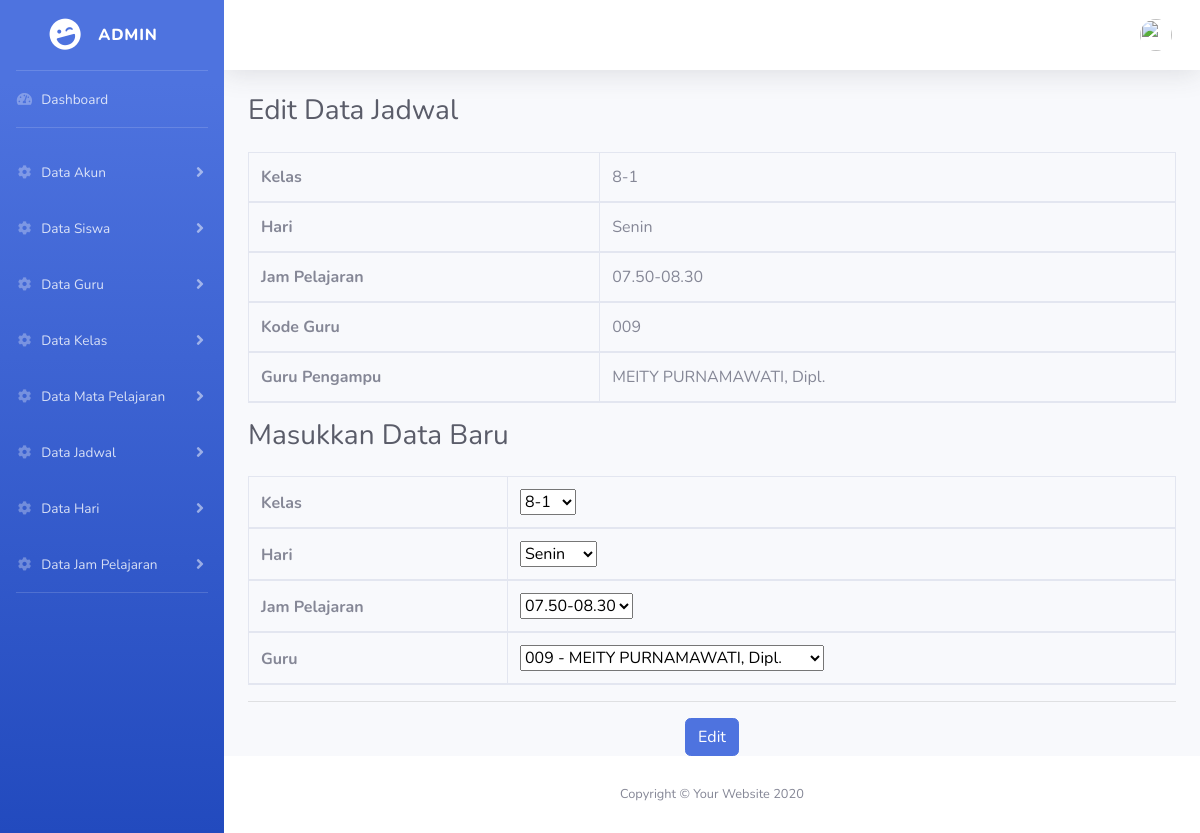
Page /admin/edit_jadwal.php?id=163 (signed in) on the committed database.
### tables this page shows
CREATE TABLE `jadwal` (
  `id_jadwal` int(11) NOT NULL,
  `id_kelas` int(11) NOT NULL,
  `id_hari` int(11) NOT NULL,
  `id_jampel` int(11) NOT NULL,
  `kd_guru` varchar(3) NOT NULL
);

CREATE TABLE `kelas` (
  `id_kelas` int(11) NOT NULL,
  `nama_kelas` varchar(4) NOT NULL
);

CREATE TABLE `hari` (
  `id_hari` int(11) NOT NULL,
  `hari` varchar(6) NOT NULL
);

CREATE TABLE `jam_pelajaran` (
  `id_jampel` int(11) NOT NULL,
  `jampel` varchar(11) NOT NULL
);

CREATE TABLE `guru` (
  `nuptk` varchar(16) NOT NULL,
  `nama` varchar(30) NOT NULL,
  `id_matpel` int(11) NOT NULL,
  `kd_guru` varchar(3) NOT NULL,
  `tgl_lahir` date NOT NULL
);

### admin/edit_jadwal.php (the view, shortened to what this page needs)
<?php include 'header.php'; ?>
<!DOCTYPE html>
<html lang="en">
<head>
  <link href="../vendor/fontawesome-free/css/all.min.css" rel="stylesheet" type="text/css">
  <link href="../css/sb-admin-2.min.css" rel="stylesheet">
</head>
<body id="page-top">
  <div id="wrapper">
    <div id="content-wrapper" class="d-flex flex-column">
      <div id="content">
        <div class="container-fluid">
            <h1 class="h3 mb-4 text-gray-800">Edit Data Jadwal</h1>
            <?php
                $id = $_GET['id'];
                $sql = "SELECT jadwal.id_jadwal,kelas.nama_kelas,hari.hari,jam_pelajaran.jampel,jadwal.kd_guru,guru.nama
                        FROM jadwal
                        INNER JOIN kelas
                            ON jadwal.id_kelas=kelas.id_kelas
                        INNER JOIN hari
                            ON jadwal.id_hari=hari.id_hari
                        INNER JOIN jam_pelajaran
                            ON jadwal.id_jampel=jam_pelajaran.id_jampel
                        INNER JOIN guru
                            ON jadwal.kd_guru=guru.kd_guru
                        WHERE id_jadwal='$id'";
                $res = mysqli_query($link,$sql);
                $ketemu = mysqli_num_rows($res);
                if($ketemu){
                    while($data=mysqli_fetch_array($res)){ ?>
                        <form method="POST" action="proses_edit_jadwal.php" name="fedit" onsubmit="return validasi()">
                            <div class="table-responsive">
                                <table class="table table-bordered" id="dataTable" width="50%" cellspacing="0">
                                    <thead>
                                        <tr><th>Kelas</th> <td><?php echo "$data[nama_kelas]"; ?></td></tr>
                                        <tr><th>Hari</th> <td><?php echo "$data[hari]"; ?></td></tr>
                                        <tr><th>Jam Pelajaran</th> <td><?php echo "$data[jampel]"; ?></td></tr>
                                        <tr><th>Kode Guru</th> <td><?php echo "$data[kd_guru]"; ?></td></tr>
                                        <tr><th>Guru Pengampu</th> <td><?php echo "$data[nama]"; ?></td></tr>
                                    </thead>
                                </table>
                                <?php
                                    $kelas = $data["nama_kelas"];
                                    $hari = $data["hari"];
                                    $jampel = $data["jampel"];
                                    $guru = $data["kd_guru"];
                                ?>
                                <h2 class="h3 mb-4 text-gray-800">Masukkan Data Baru</h2>
                                <table class="table table-bordered" id="dataTable" width="50%" cellspacing="0">
                                <thead>
                                    <tr><th>Kelas</th>
                                    <td><select name="kelas" required>
                                        <?php
                                            $sql="SELECT * FROM kelas";
                                            $res=mysqli_query($link,$sql);
                                            $ketemu=mysqli_num_rows($res);
                                            if($ketemu){
                                                foreach($res as $data){
                                                    if($data["nama_kelas"] == $kelas){
                                                        echo "<option value='$data[id_kelas]' selected>$data[nama_kelas]</option>";
                                                    }else{
                                                        echo "<option value='$data[id_kelas]'>$data[nama_kelas]</option>";
                                                    }
                                                }
                                            }
                                        ?>
                                    </select></td></tr>
                                    <tr><th>Hari</th>
                                    <td><select name="hari" required>
                                        <?php
                                            $sql="SELECT * FROM hari";
                                            $res=mysqli_query($link,$sql);
                                            $ketemu=mysqli_num_rows($res);
                                            if($ketemu){
                                                foreach($res as $data){
                                                    if($data["hari"] == $hari){
                                                        echo "<option value='$data[id_hari]' selected>$data[hari]</option>";
                                                    }else{
                                                        echo "<option value='$data[id_hari]'>$data[hari]</option>";
                                                    }
                                                }
                                            }
                                        ?>
                                    </select></td></tr>
                                    <tr><th>Jam Pelajaran</th>
                                    <td><select name="jampel" required>
                                        <?php
                                            $sql="SELECT * FROM jam_pelajaran";
                                            $res=mysqli_query($link,$sql);
                                            $ketemu=mysqli_num_rows($res);
                                            if($ketemu){
                                                foreach($res as $data){
                                                    if($data["jampel"] == $jampel){
                                                        echo "<option value='$data[id_jampel]' selected>$data[jampel]</option>";
                                                    }else{
                                                        echo "<option value='$data[id_jampel]'>$data[jampel]</option>";
                                                    }
                                                }
                                            }
                                        ?>
                                    </select></td></tr>
                                    <tr><th>Guru</th>
                                    <td><select name="guru" required>
                                        <?php
                                            $sql="SELECT * FROM guru";
                                            $res=mysqli_query($link,$sql);
                                            $ketemu=mysqli_num_rows($res);
                                            if($ketemu){
                                                foreach($res as $data){
                                                    if($data["kd_guru"] == $guru){
                                                        echo "<option value='$data[kd_guru]' selected>$data[kd_guru] - $data[nama]</option>";
                                                    }else{
                                                        echo "<option value='$data[kd_guru]'>$data[kd_guru] - $data[nama]</option>";
                                                    }
                                                }
                                            }
                                        ?>
                                    </select></td></tr>
                                </thead>
                                </table>
                                <hr><center><input type='submit' class="btn btn-primary" name='btn_submit' value='Edit'></center>
                            </div>
                        </form>
                    <?php
                    }
                }
            ?>
        </div>
      </div>
    </div>
  </div>
</body>
</html>

### rows in the picture
jadwal: id_kelas.nama_kelas "8-1", id_hari.hari "Senin", id_jampel.jampel "07.50-08.30", kd_guru "009", guru.nama "MEITY PURNAMAWATI, Dipl."

### other values in the picture
form field kelas "8-1"
form field hari "Senin"
form field jampel "07.50-08.30"
form field guru "009 - MEITY PURNAMAWATI, Dipl."
